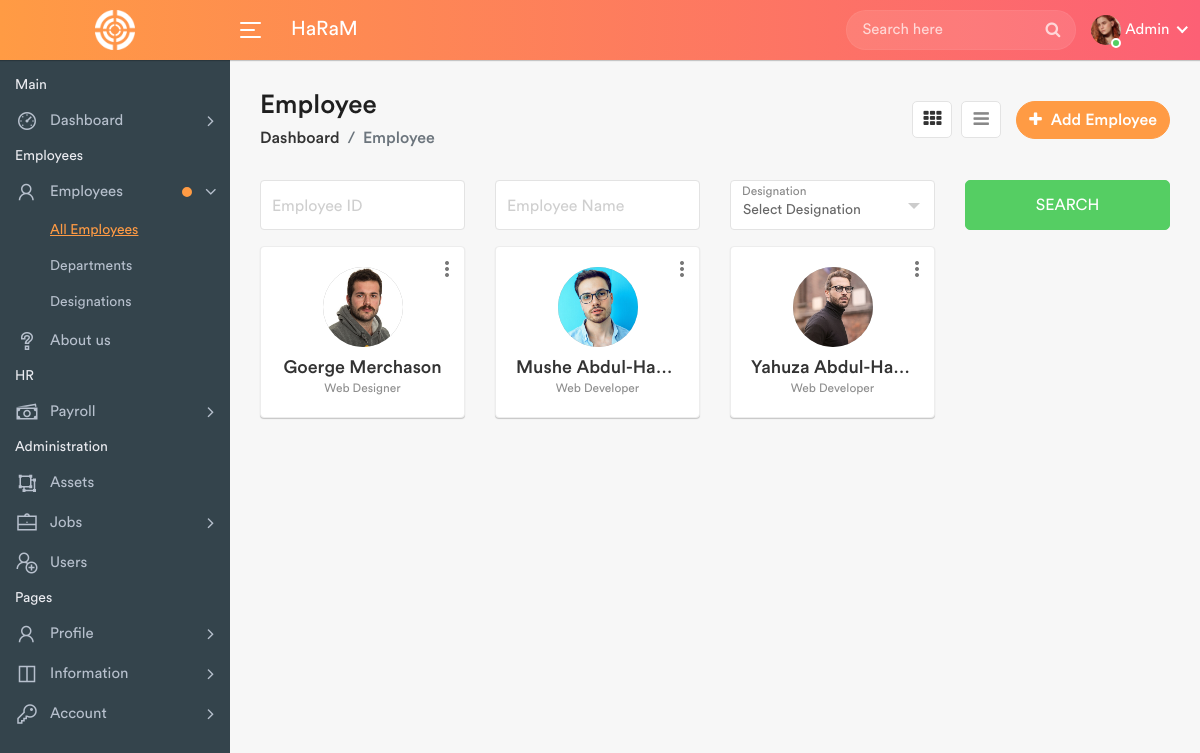
/employees.php (signed in), run on an earlier commit of the app's database.
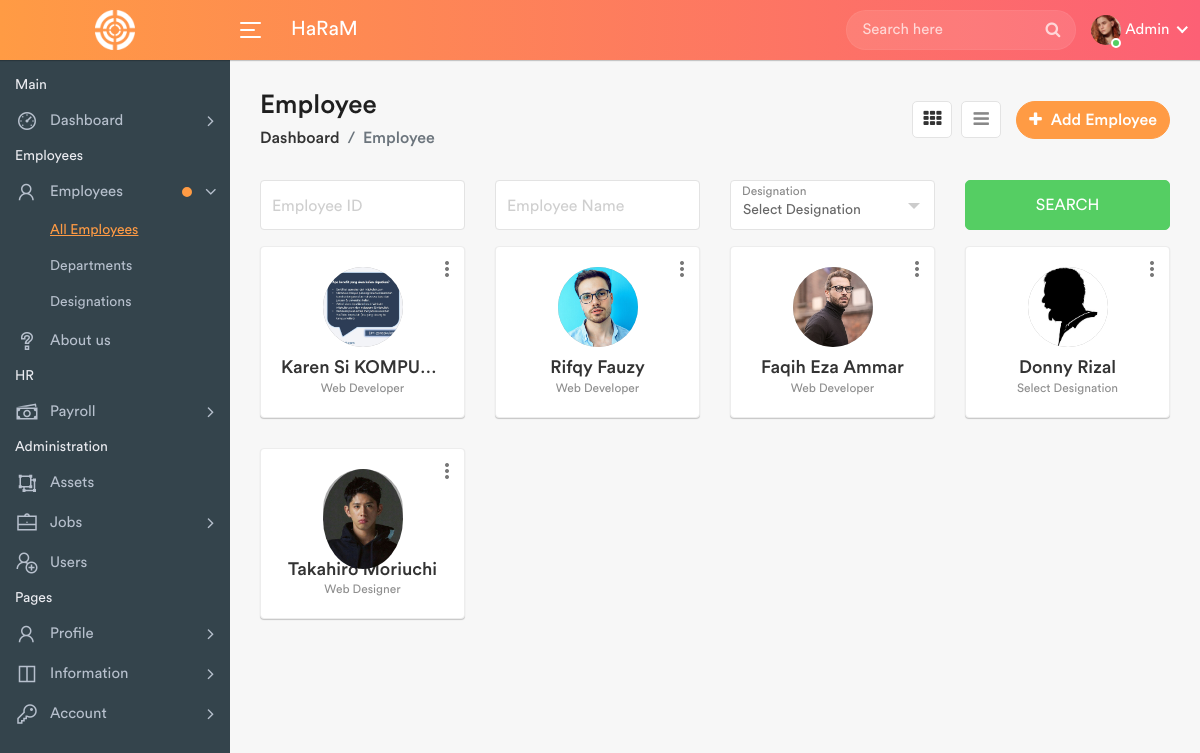
And on a later commit of the database.
### tables this page shows
CREATE TABLE `employees` (
  `id` int(11) NOT NULL,
  `FirstName` varchar(100) NOT NULL,
  `LastName` varchar(100) NOT NULL,
  `UserName` varchar(20) NOT NULL,
  `Email` varchar(100) NOT NULL,
  `Password` varchar(255) NOT NULL,
  `Employee_Id` varchar(50) NOT NULL,
  `Phone` varchar(20) NOT NULL,
  `Department` varchar(255) NOT NULL,
  `Designation` varchar(255) NOT NULL,
  `Joining_Date` date NOT NULL DEFAULT current_timestamp(),
  `Picture` varchar(200) NOT NULL,
  `DateTime` datetime NOT NULL DEFAULT current_timestamp()
);

### employees.php (the view, shortened to what this page needs)
<?php
require_once 'includes/library.php';
$dbh = Database();
?>
<!DOCTYPE html>
<html lang="en">
<head>
	<link rel="stylesheet" href="assets/css/bootstrap.min.css">
	<link rel="stylesheet" href="assets/css/font-awesome.min.css">
	<link rel="stylesheet" href="assets/css/line-awesome.min.css">
	<link rel="stylesheet" href="assets/css/select2.min.css">
	<link rel="stylesheet" href="assets/css/bootstrap-datetimepicker.min.css">
	<link rel="stylesheet" href="assets/css/style.css">
</head>
<body>
	<div class="main-wrapper">
		<?php include_once("includes/header.php"); ?>
		<?php include_once("includes/sidebar.php"); ?>
		<div class="page-wrapper">
			<div class="content container-fluid">
				<div class="page-header">
					<div class="row align-items-center">
						<div class="col">
							<h3 class="page-title">Employee</h3>
							<ul class="breadcrumb">
								<li class="breadcrumb-item"><a href="index.php">Dashboard</a></li>
								<li class="breadcrumb-item active">Employee</li>
							</ul>
						</div>
						<div class="col-auto float-right ml-auto">
							<?php if ($_SESSION['role'] == "admin") { ?>
								<a href="#" class="btn add-btn" data-toggle="modal" data-target="#add_employee"><i class="fa fa-plus"></i> Add Employee</a>
							<?php } ?>
							<div class="view-icons">
								<a href="employees.php" title="Grid View" class="grid-view btn btn-link active"><i class="fa fa-th"></i></a>
								<a href="employees-list.php" title="Tabular View" class="list-view btn btn-link"><i class="fa fa-bars"></i></a>
							</div>
						</div>
					</div>
				</div>
				<div class="row filter-row">
					<div class="col-sm-6 col-md-3">
						<div class="form-group form-focus">
							<input type="text" class="form-control floating">
							<label class="focus-label">Employee ID</label>
						</div>
					</div>
					<div class="col-sm-6 col-md-3">
						<div class="form-group form-focus">
							<input type="text" class="form-control floating">
							<label class="focus-label">Employee Name</label>
						</div>
					</div>
					<div class="col-sm-6 col-md-3">
						<div class="form-group form-focus select-focus">
							<label class="focus-label">Designation</label>
						</div>
					</div>
					<div class="col-sm-6 col-md-3">
						<a href="#" class="btn btn-success btn-block"> Search </a>
					</div>
				</div>
				<div class="row staff-grid-row">
					<?php
					$sql = "SELECT * FROM employees";
					$query = $dbh->prepare($sql);
					$query->execute();
					$results = $query->fetchAll(PDO::FETCH_OBJ);
					if ($query->rowCount() > 0) {
						foreach ($results as $row) {
					?>
							<div class="col-md-4 col-sm-6 col-12 col-lg-4 col-xl-3">
								<div class="profile-widget">
									<div class="profile-img">
										<a href="profile.php" class="avatar"><img src="uploads/employees/<?php echo htmlentities($row->Picture); ?>" alt="picture"></a>
									</div>
									<div class="dropdown profile-action">
										<a href="#" class="action-icon dropdown-toggle" data-toggle="dropdown" aria-expanded="false"><i class="material-icons">more_vert</i></a>
									</div>
									<h4 class="user-name m-t-10 mb-0 text-ellipsis"><a href="profile.php"><?php echo htmlentities($row->FirstName) . " " . htmlentities($row->LastName); ?></a></h4>
									<div class="small text-muted"><?php echo htmlentities($row->Designation); ?></div>
								</div>
							</div>
					<?php $cnt += 1;
						}
					} ?>
				</div>
			</div>
		</div>
	</div>
</body>
</html>

### includes/header.php (shortened to what this page needs)
<div class="header">
	<div class="header-left">
		<a href="index.php" class="logo">
			<img src="assets/img/logo.png" width="40" height="40" alt="">
		</a>
	</div>
	<a id="toggle_btn" href="javascript:void(0);">
		<span class="bar-icon">
			<span></span>
			<span></span>
			<span></span>
		</span>
	</a>
	<div class="page-title-box">
		<h3>HaRaM</h3>
	</div>
	<ul class="nav user-menu">
		<li class="nav-item">
			<div class="top-nav-search">
				<form action="search.php">
					<input class="form-control" type="text" placeholder="Search here">
					<button class="btn" type="submit"><i class="fa fa-search"></i></button>
				</form>
			</div>
		</li>
		<li class="nav-item dropdown has-arrow main-drop">
			<a href="#" class="dropdown-toggle nav-link" data-toggle="dropdown">
				<span class="user-img"><img src="uploads/profiles/<?php echo $_SESSION['photo'] ?>" alt="avatar">
					<span class="status online"></span></span>
				<span><?php $app->logged_user(); ?></span>
			</a>
		</li>
	</ul>
</div>

### includes/library.php (shortened to what this page needs)
<?php
class AppLib
{
  public function logged_user()
  {
    echo htmlentities(ucfirst($_SESSION['userlogin']));
  }
}

### includes/sidebar.php (shortened to what this page needs)
<div class="sidebar" id="sidebar">
	<div class="sidebar-inner slimscroll">
		<div id="sidebar-menu" class="sidebar-menu">
			<ul>
				<li class="menu-title">
					<span>Main</span>
				</li>
				<li class="submenu">
					<a href="#"><i class="la la-dashboard"></i> <span> Dashboard</span> <span class="menu-arrow"></span></a>
				</li>
				<li class="menu-title">
					<span>Employees</span>
				</li>
				<li class="submenu">
					<a href="#" class="noti-dot"><i class="la la-user"></i> <span> Employees</span> <span class="menu-arrow"></span></a>
					<ul style="display: none;">
						<li><a class="<?php if (basename($_SERVER['SCRIPT_NAME']) == 'employees.php') {
											echo 'active';
										} else {
											echo '';
										} ?>" href="employees.php">All Employees</a></li>
						<li><a class="<?php if (basename($_SERVER['SCRIPT_NAME']) == 'departments.php') {
											echo 'active';
										} else {
											echo '';
										} ?>" href="departments.php">Departments</a></li>
						<li><a class="<?php if (basename($_SERVER['SCRIPT_NAME']) == 'designations.php') {
											echo 'active';
										} else {
											echo '';
										} ?>" href="designations.php">Designations</a></li>
					</ul>
				</li>
				<li>
					<a class="<?php if (basename($_SERVER['SCRIPT_NAME']) == 'author.php') {
									echo 'active';
								} else {
									echo '';
								} ?>" href="author.php"><i class="la la-question"></i> <span>About us</span></a>
				</li>
				<?php if ($_SESSION['role'] == "admin") { ?>
					<li class="menu-title">
						<span>HR</span>
					</li>
					<li class="submenu">
						<a href="#"><i class="la la-money"></i> <span> Payroll </span> <span class="menu-arrow"></span></a>
					</li>
					<li class="menu-title">
						<span>Administration</span>
					</li>
					<li>
						<a class="<?php if (basename($_SERVER['SCRIPT_NAME']) == 'assets.php') {
										echo 'active';
									} else {
										echo '';
									} ?>" href="assets.php"><i class="la la-object-ungroup"></i> <span>Assets</span></a>
					</li>
					<li class="submenu">
						<a href="#"><i class="la la-briefcase"></i> <span> Jobs </span> <span class="menu-arrow"></span></a>
					</li>
					<li>
						<a class="<?php if (basename($_SERVER['SCRIPT_NAME']) == 'users.php') {
										echo 'active';
									} else {
										echo '';
									} ?>" href="users.php"><i class="la la-user-plus"></i> <span>Users</span></a>
					</li>
					<li class="menu-title">
						<span>Pages</span>
					</li>
					<li class="submenu">
						<a href="#"><i class="la la-user"></i> <span> Profile </span> <span class="menu-arrow"></span></a>
					</li>
					<li class="submenu">
						<a href="#"><i class="la la-columns"></i> <span> Information </span> <span class="menu-arrow"></span></a>
					</li>
					<li class="submenu">
						<a href="#"><i class="la la-key"></i> <span> Account </span> <span class="menu-arrow"></span></a>
					</li>
				<?php } ?>
			</ul>
		</div>
	</div>
</div>

What changed in the data, as far as the page shows it:
removed employees: Picture (picture), FirstName "Goerge", LastName "Merchason", Designation "Web Designer"
added employees: Picture (picture), FirstName "Karen", LastName "Si KOMPU…", Designation "Web Developer"
changed employees: FirstName "Mushe" → "Rifqy"; LastName "Abdul-Ha…" → "Fauzy"
changed employees: FirstName "Yahuza" → "Faqih"; LastName "Abdul-Ha…" → "Eza Ammar"
added employees: Picture (picture), FirstName "Donny", LastName "Rizal", Designation "Select Designation"
added employees: Picture (picture), FirstName "Takahiro", LastName "Moriuchi", Designation "Web Designer"
